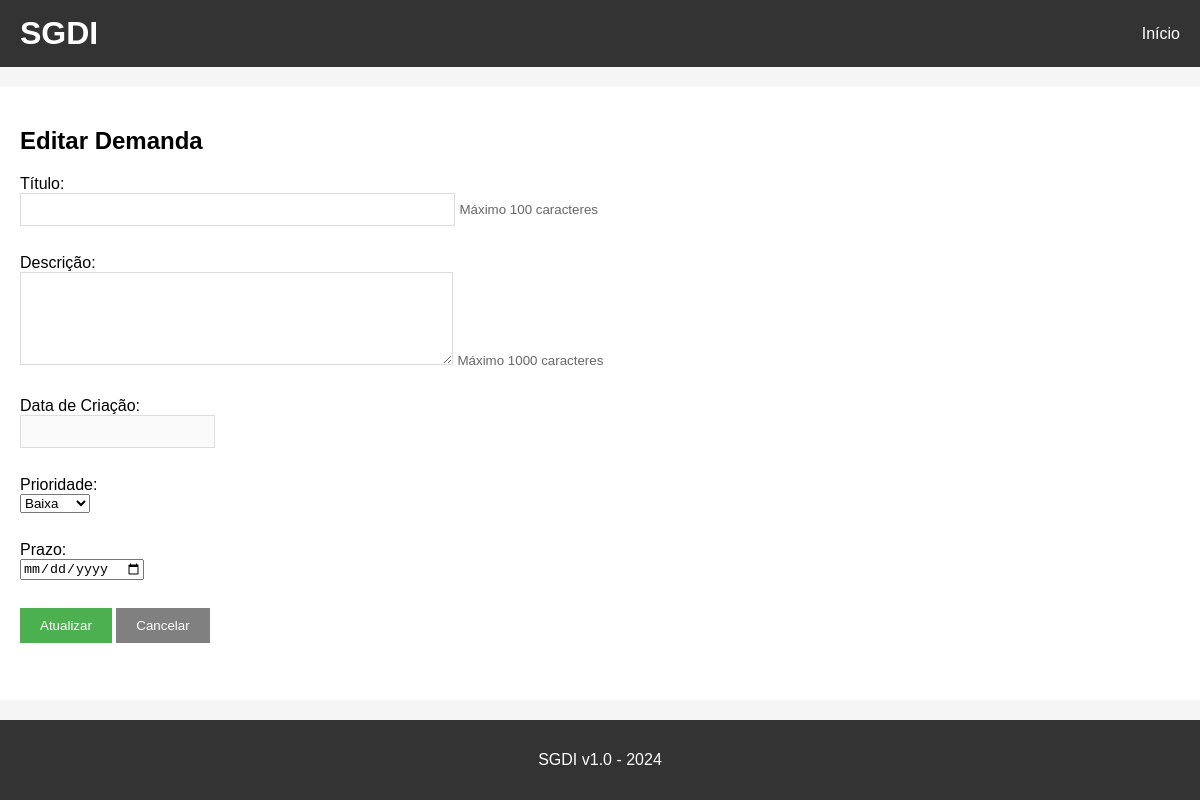
Before: /editar/6 (signed in) with the older database file.
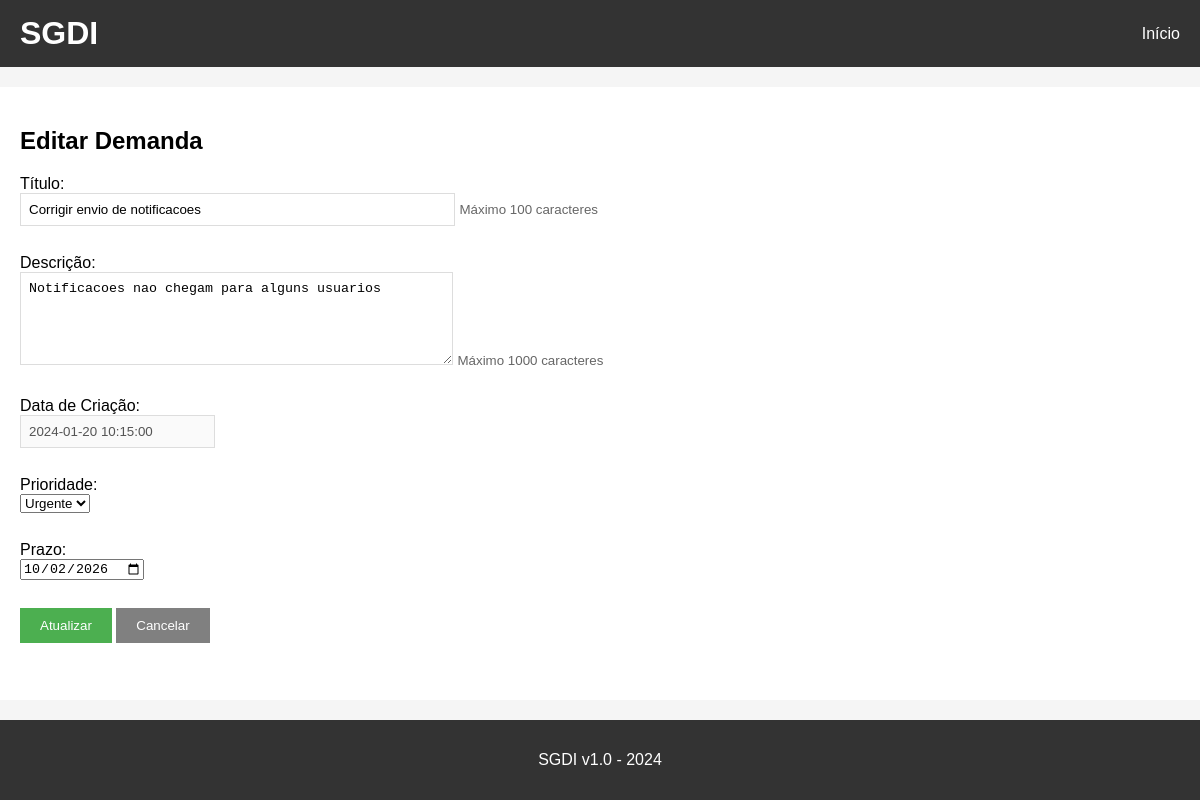
After: the same page with the newer database file.
### tables this page shows
CREATE TABLE demandas (
    id INTEGER PRIMARY KEY AUTOINCREMENT,
    titulo TEXT NOT NULL,
    descricao TEXT,
    solicitante TEXT,
    solicitante_id INTEGER,
    data_criacao TEXT,
    prioridade TEXT,
    prazo TEXT,
    FOREIGN KEY (solicitante_id) REFERENCES solicitantes (id)
);

### app.py (the view, shortened to what this page needs)
@app.route('/editar/<id>', methods=['GET', 'POST'])
def editar(id):
    conn = get_db()
    cursor = conn.cursor()
    demanda = cursor.execute('SELECT * FROM demandas WHERE id=?', (id,)).fetchone()
    conn.close()
    return render_template('editar.html', demanda=demanda)

### app.py (called while the page is built)
def get_db():
    conn = sqlite3.connect('demandas.db')
    conn.row_factory = sqlite3.Row
    return conn

@app.before_request
def verificar_login():
    if 'email' not in session and request.endpoint not in ['login', 'logout', 'static']:
        return redirect(url_for('login'))

### templates/editar.html (shortened to what this page needs)
{% extends "base.html" %}
{% block content %}
<h2>Editar Demanda</h2>
<form method="POST" action="/editar/{{ demanda[0] }}">
    <div>
        <label>Título:</label><br>
        <input type="text" name="titulo" value="{{ demanda[1] }}" size="50" maxlength="100" required>
        <small class="text-muted">Máximo 100 caracteres</small>
    </div>
    <br>
    <div>
        <label>Descrição:</label><br>
        <textarea name="descricao" rows="5" cols="50" maxlength="1000" required>{{ demanda[2] }}</textarea>
        <small class="text-muted">Máximo 1000 caracteres</small>
    </div>
    <br>
    <div>
        <label>Data de Criação:</label><br>
        <input type="text" value="{{ demanda[5] }}" disabled>
    </div>
    <br>
    <div>
        <label>Prioridade:</label><br>
        <select name="prioridade" required>
            <option value="Baixa" {% if demanda[6] == 'Baixa' %}selected{% endif %}>Baixa</option>
            <option value="Urgente" {% if demanda[6] == 'Urgente' %}selected{% endif %}>Urgente</option>
        </select>
    </div>
    <br>
    <div>
        <label>Prazo:</label><br>
        <input type="date" name="prazo" value="{{ demanda[7] }}" required>
    </div>
    <br>
    <button type="submit">Atualizar</button>
    <a href="/"><button type="button">Cancelar</button></a>
</form>
{% endblock %}

Changed rows visible on the page:
added demandas: titulo "Corrigir envio de notificacoes", descricao "Notificacoes nao chegam para alguns usuarios", data_criacao "2024-01-20 10:15:00", prioridade "Urgente", prazo "10/02/2026"
Other visible differences:
form field prioridade: "Baixa" → (not shown)
